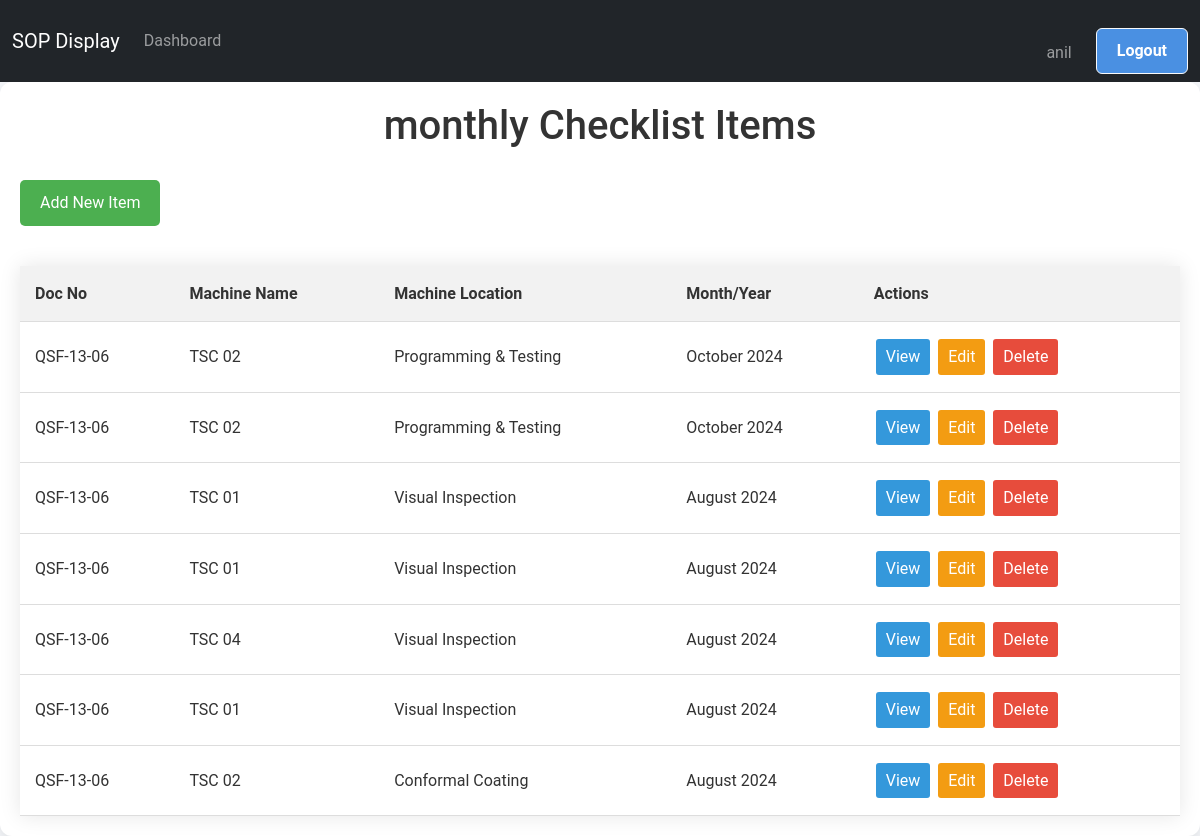
The app's page /screen/maintenance/monthly/list/ (signed in) with its own data.
### screen_app/models.py (models this page shows, shortened)
class MonthlyChecklistItem(models.Model):
    TICK_CHOICES = [
        ('✔', 'OK'),
        ('✘', 'Not OK'),
        ('', 'Not Checked')
    ]
    manager = models.ForeignKey(User, on_delete=models.CASCADE, default=None ,blank=True)
    station=models.CharField(max_length=200,choices=STATION_CHOICES)
    doc_number = models.CharField(max_length=20, default="QSF-13-06",blank=True)
    rev_number = models.CharField(max_length=10, default="02")
    rev_date = models.DateField(default="2022-12-31")
    machine_name = models.CharField(max_length=100, choices=MACHINE_NAME_CHOICES)
    control_number = models.CharField(max_length=100,choices=CONTROL_NUMBER_CHOICES)
    machine_location = models.ForeignKey(MachineLocation, on_delete=models.CASCADE, verbose_name="Process/Operation")
    month_year = models.DateField(default=timezone.now)
    CHECK_POINT_CHOICES = (
        ('Check Machine Earthing (Leakage Voltage)', 'Check Machine Earthing (Leakage Voltage)'),
        ('Check all parameter', 'Check all parameter'),
        ('Check Working condition', 'Check Working condition'),
        ('Check Operation of Sensors', 'Check Operation of Sensors'),
        ('Check condition of all fixture','Check condition of all fixture'),
    )
    REQUIREMENT_RANGE_CHOICES = (
        ('< 2 V', '< 2 V'),
        ('Condition Proper', 'Condition Proper'),
        ('Condition Proper', 'Condition Proper'),
        ('Proper Condition', 'Proper Condition'),
    )
    METHOD_OF_CHECKING_CHOICES = (
        ('By Parameter', 'By Parameter'),
        ('By Condition', 'By Condition'),
        ('By Condition', 'By Condition'),
        ('By Fixture', 'By Fixture'),
    )
    date = models.DateField(default=timezone.now,blank=True)
    check_point_12 = models.CharField(max_length=200, choices=CHECK_POINT_CHOICES, default='Check Machine Earthing (Leakage Voltage)',blank=True)
    requirement_range_12 = models.CharField(max_length=200, choices=REQUIREMENT_RANGE_CHOICES, default='< 2 V',blank=True)
    method_of_checking_12 = models.CharField(max_length=200, choices=METHOD_OF_CHECKING_CHOICES, default='By Parameter',blank=True)
    TICK_CHOICES = [
        ('✔', 'OK'),
        ('✘', 'Not OK'),
        ('', 'Not Checked')
    ]
    Remark_12=models.CharField(max_length=100,choices=TICK_CHOICES)
    checked_by_Operator = models.CharField(max_length=100,choices=TICK_CHOICES,default='',blank=True)
    approved_by_Supervisor = models.CharField(max_length=100,choices=TICK_CHOICES ,default='',blank=True)

class MachineLocation(models.Model):
    location_name = models.CharField(max_length=100, unique=True, verbose_name="Machine Location")
    min_skill_required = models.IntegerField(verbose_name="Minimum Skill Required")
    def __str__(self):
        return self.location_name

### screen_app/views.py (the view)
# urls.py: path('maintenance/monthly/list/', ListMonthlyChecklistItem.as_view(), name='list_monthly'),
@method_decorator(staff_member_required, name='dispatch')
class ListMonthlyChecklistItem(ListView):
    model = MonthlyChecklistItem
    template_name = 'Maintenance/monthly/list_monthly.html'
    context_object_name = 'records'
    ordering = ['-month_year']

### screen_app/templates/Maintenance/monthly/list_monthly.html (shortened to what this page needs)
{% extends "base.html" %}
{% block content %}
<div class="container">
    <h1>monthly Checklist Items</h1>
    <a href="{% url 'add_monthly' %}" class="add-new-btn">Add New Item</a>
    {% if records %}
    <table class="excel-table">
        <thead>
            <tr>
                <th>Doc No</th>
                <th>Machine Name</th>
                <th>Machine Location</th>
                <th>Month/Year</th>
                <th>Actions</th>
            </tr>
        </thead>
        <tbody>
            {% for record in records %}
            <tr>
                <td>{{record.doc_number}}</td>
                <td>{{record.get_machine_name_display}}</td>
                <td>{{record.machine_location}}</td>
                <td>{{record.month_year|date:"F Y"}}</td>
                <td>
                    <a href="{% url 'monthly_detail' record.pk %}" class="action-btn view-btn">View</a>
                    <a href="{% url 'update_monthly' record.pk %}" class="action-btn edit-btn">Edit</a>
                    <a href="{% url 'delete_monthly' record.pk %}" class="action-btn delete-btn">Delete</a>
                </td>
            </tr>
            {% endfor %}
        </tbody>
    </table>
    {% else %}
    <p class="no-records">No monthly checklist items found.</p>
    {% endif %}
</div>
{% endblock content %}

### templates/base.html (shortened to what this page needs)
{% load static %}
<!DOCTYPE html>
<html lang="en">
  <head>
    <link rel="stylesheet" href="{% static 'css/bootstrap.css' %}" />
  </head>
  <body>
    <nav class="navbar navbar-expand-lg navbar-dark bg-dark" id="mainNavbar">
      <div class="container-fluid">
        <a class="navbar-brand" href="/">SOP Display</a>
        <div class="collapse navbar-collapse" id="navbarContent">
          <ul class="navbar-nav me-auto mb-2 mb-lg-0">
            {% if user.is_authenticated %}
            <li class="nav-item">
              <a
                class="nav-link {% if request.resolver_match.url_name == 'dashboard' %}active{% endif %}"
                href="{% url 'dashboard' %}"
                >Dashboard</a
              >
            </li>
             {% endif %}
          </ul>
          <ul class="navbar-nav ">
            {% if user.is_authenticated %}
            <li class="nav-item mt-4">
              <span class=" nav-link  me-3">{{ user.username }}</span>
            </li>
            <li class="nav-item">
              <form method="post" action="{% url 'logout' %}">
                <button class="btn btn-outline-light" type="submit">
                  Logout
                </button>
              </form>
            </li>
            {% endif %}
          </ul>
        </div>
      </div>
    </nav>
    {% block content %} {% endblock content %}
  </body>
</html>

### templates/base.html (style rules this page uses)
html, body { height: 100%; margin: 0; padding: 0; overflow-x: hidden; }
body { padding-top: 0px; }
.navbar { transition: transform 0.3s ease; }
body { scrollbar-width: none; -ms-overflow-style: none; }
:root { --primary-color: #4a90e2; --secondary-color: #f5f7fa; --text-color: #333; --border-color: #e0e0e0; }
body { font-family: "Roboto", Arial, sans-serif; background-color: var(--secondary-color); color: var(--text-color); line-height: 1.6; margin: 0; padding: 0; }
.container { max-width: 1200px; margin: 40px auto; padding: 30px; background-color: #ffffff; border-radius: 12px; box-shadow: 0 5px 15px rgba(0, 0, 0, 0.1); }
h1 { color: var(--primary-color); font-size: 2.5em; text-align: center; margin-bottom: 30px; }
.btn { display: inline-block; background-color: var(--primary-color); color: white; padding: 10px 20px; text-decoration: none; border-radius: 6px; font-weight: bold; transition: background-color 0.3s ease; }
form { margin-top: 20px; }
form button { background-color: var(--primary-color); color: white; border: none; padding: 12px 24px; font-size: 18px; border-radius: 6px; cursor: pointer; transition: background-color 0.3s ease; }

### screen_app/templates/Maintenance/monthly/list_monthly.html (style rules this page uses)
.container { max-width: 1200px; margin: 0 auto; padding: 20px; }
h1 { color: #333; text-align: center; margin-bottom: 30px; }
.add-new-btn { display: inline-block; background-color: #4caf50; color: white; padding: 10px 20px; text-decoration: none; border-radius: 5px; margin-bottom: 20px; }
.excel-table { width: 100%; border-collapse: collapse; margin-top: 20px; box-shadow: 0 0 20px rgba(0, 0, 0, 0.1); }
.excel-table th, .excel-table td { padding: 15px; text-align: left; border-bottom: 1px solid #ddd; }
.excel-table th { background-color: #f2f2f2; font-weight: bold; color: #333; }
.action-btn { display: inline-block; padding: 5px 10px; margin: 2px; text-decoration: none; color: white; border-radius: 3px; }
.view-btn { background-color: #3498db; }
.edit-btn { background-color: #f39c12; }
.delete-btn { background-color: #e74c3c; }

### records on screen
MonthlyChecklistItem: doc_number "QSF-13-06", machine_name "TSC 02", machine_location "Programming & Testing", month_year "October 2024"
MonthlyChecklistItem: doc_number "QSF-13-06", machine_name "TSC 02", machine_location "Programming & Testing", month_year "October 2024"
MonthlyChecklistItem: doc_number "QSF-13-06", machine_name "TSC 01", machine_location "Visual Inspection", month_year "August 2024"
MonthlyChecklistItem: doc_number "QSF-13-06", machine_name "TSC 01", machine_location "Visual Inspection", month_year "August 2024"
MonthlyChecklistItem: doc_number "QSF-13-06", machine_name "TSC 04", machine_location "Visual Inspection", month_year "August 2024"
MonthlyChecklistItem: doc_number "QSF-13-06", machine_name "TSC 01", machine_location "Visual Inspection", month_year "August 2024"
MonthlyChecklistItem: doc_number "QSF-13-06", machine_name "TSC 02", machine_location "Conformal Coating", month_year "August 2024"

### other values on screen
{{ user.username }} "anil"
